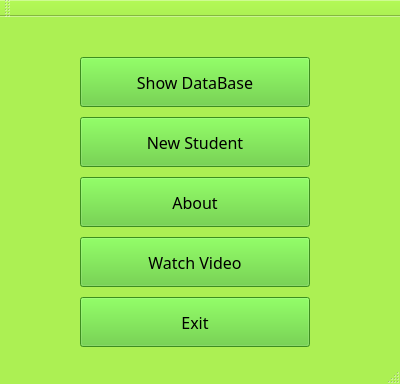
<?xml version="1.0" encoding="UTF-8"?>
<ui version="4.0">
 <class>MainWindow</class>
 <widget class="QMainWindow" name="MainWindow">
  <property name="geometry">
   <rect>
    <x>0</x>
    <y>0</y>
    <width>400</width>
    <height>384</height>
   </rect>
  </property>
  <property name="palette">
   <palette>
    <active>
     <colorrole role="Button">
      <brush brushstyle="SolidPattern">
       <color alpha="255">
        <red>130</red>
        <green>217</green>
        <blue>76</blue>
       </color>
      </brush>
     </colorrole>
     <colorrole role="Light">
      <brush brushstyle="SolidPattern">
       <color alpha="255">
        <red>180</red>
        <green>255</green>
        <blue>153</blue>
       </color>
      </brush>
     </colorrole>
     <colorrole role="Base">
      <brush brushstyle="SolidPattern">
       <color alpha="255">
        <red>255</red>
        <green>255</green>
        <blue>255</blue>
       </color>
      </brush>
     </colorrole>
     <colorrole role="Window">
      <brush brushstyle="SolidPattern">
       <color alpha="255">
        <red>172</red>
        <green>240</green>
        <blue>83</blue>
       </color>
      </brush>
     </colorrole>
    </active>
    <inactive>
     <colorrole role="Button">
      <brush brushstyle="SolidPattern">
       <color alpha="255">
        <red>130</red>
        <green>217</green>
        <blue>76</blue>
       </color>
      </brush>
     </colorrole>
     <colorrole role="Light">
      <brush brushstyle="SolidPattern">
       <color alpha="255">
        <red>255</red>
        <green>255</green>
        <blue>255</blue>
       </color>
      </brush>
     </colorrole>
     <colorrole role="Base">
      <brush brushstyle="SolidPattern">
       <color alpha="255">
        <red>255</red>
        <green>255</green>
        <blue>255</blue>
       </color>
      </brush>
     </colorrole>
     <colorrole role="Window">
      <brush brushstyle="SolidPattern">
       <color alpha="255">
        <red>172</red>
        <green>240</green>
        <blue>83</blue>
       </color>
      </brush>
     </colorrole>
    </inactive>
    <disabled>
     <colorrole role="Button">
      <brush brushstyle="SolidPattern">
       <color alpha="255">
        <red>130</red>
        <green>217</green>
        <blue>76</blue>
       </color>
      </brush>
     </colorrole>
     <colorrole role="Light">
      <brush brushstyle="SolidPattern">
       <color alpha="255">
        <red>255</red>
        <green>255</green>
        <blue>255</blue>
       </color>
      </brush>
     </colorrole>
     <colorrole role="Base">
      <brush brushstyle="SolidPattern">
       <color alpha="255">
        <red>172</red>
        <green>240</green>
        <blue>83</blue>
       </color>
      </brush>
     </colorrole>
     <colorrole role="Window">
      <brush brushstyle="SolidPattern">
       <color alpha="255">
        <red>172</red>
        <green>240</green>
        <blue>83</blue>
       </color>
      </brush>
     </colorrole>
    </disabled>
   </palette>
  </property>
  <property name="windowTitle">
   <string>Student DataBase</string>
  </property>
  <widget class="QWidget" name="centralWidget">
   <widget class="QPushButton" name="showButton">
    <property name="geometry">
     <rect>
      <x>80</x>
      <y>40</y>
      <width>230</width>
      <height>50</height>
     </rect>
    </property>
    <property name="font">
     <font>
      <family>Microsoft YaHei Light</family>
      <pointsize>12</pointsize>
     </font>
    </property>
    <property name="styleSheet">
     <string notr="true">
background-color: rgb(85, 200, 43)</string>
    </property>
    <property name="text">
     <string>Show DataBase</string>
    </property>
   </widget>
   <widget class="QPushButton" name="AddButton">
    <property name="geometry">
     <rect>
      <x>80</x>
      <y>100</y>
      <width>230</width>
      <height>50</height>
     </rect>
    </property>
    <property name="font">
     <font>
      <family>Microsoft YaHei Light</family>
      <pointsize>12</pointsize>
     </font>
    </property>
    <property name="styleSheet">
     <string notr="true">
background-color: rgb(85, 200, 43)</string>
    </property>
    <property name="text">
     <string>New Student</string>
    </property>
   </widget>
   <widget class="QPushButton" name="ExitButton">
    <property name="geometry">
     <rect>
      <x>80</x>
      <y>280</y>
      <width>230</width>
      <height>50</height>
     </rect>
    </property>
    <property name="font">
     <font>
      <family>Microsoft YaHei Light</family>
      <pointsize>12</pointsize>
     </font>
    </property>
    <property name="styleSheet">
     <string notr="true">
background-color: rgb(85, 200, 43)</string>
    </property>
    <property name="text">
     <string>Exit</string>
    </property>
   </widget>
   <widget class="QPushButton" name="AboutButton">
    <property name="geometry">
     <rect>
      <x>80</x>
      <y>160</y>
      <width>230</width>
      <height>50</height>
     </rect>
    </property>
    <property name="font">
     <font>
      <family>Microsoft YaHei Light</family>
      <pointsize>12</pointsize>
     </font>
    </property>
    <property name="styleSheet">
     <string notr="true">
background-color: rgb(85, 200, 43)</string>
    </property>
    <property name="text">
     <string>About</string>
    </property>
   </widget>
   <widget class="QPushButton" name="VideoBtn">
    <property name="geometry">
     <rect>
      <x>80</x>
      <y>220</y>
      <width>230</width>
      <height>50</height>
     </rect>
    </property>
    <property name="font">
     <font>
      <family>Microsoft YaHei Light</family>
      <pointsize>12</pointsize>
     </font>
    </property>
    <property name="styleSheet">
     <string notr="true">
background-color: rgb(85, 200, 43)</string>
    </property>
    <property name="text">
     <string>Watch Video</string>
    </property>
   </widget>
  </widget>
  <widget class="QMenuBar" name="menuBar">
   <property name="geometry">
    <rect>
     <x>0</x>
     <y>0</y>
     <width>400</width>
     <height>21</height>
    </rect>
   </property>
  </widget>
  <widget class="QToolBar" name="mainToolBar">
   <attribute name="toolBarArea">
    <enum>TopToolBarArea</enum>
   </attribute>
   <attribute name="toolBarBreak">
    <bool>false</bool>
   </attribute>
  </widget>
  <widget class="QStatusBar" name="statusBar"/>
 </widget>
 <layoutdefault spacing="6" margin="11"/>
 <resources/>
 <connections/>
</ui>
